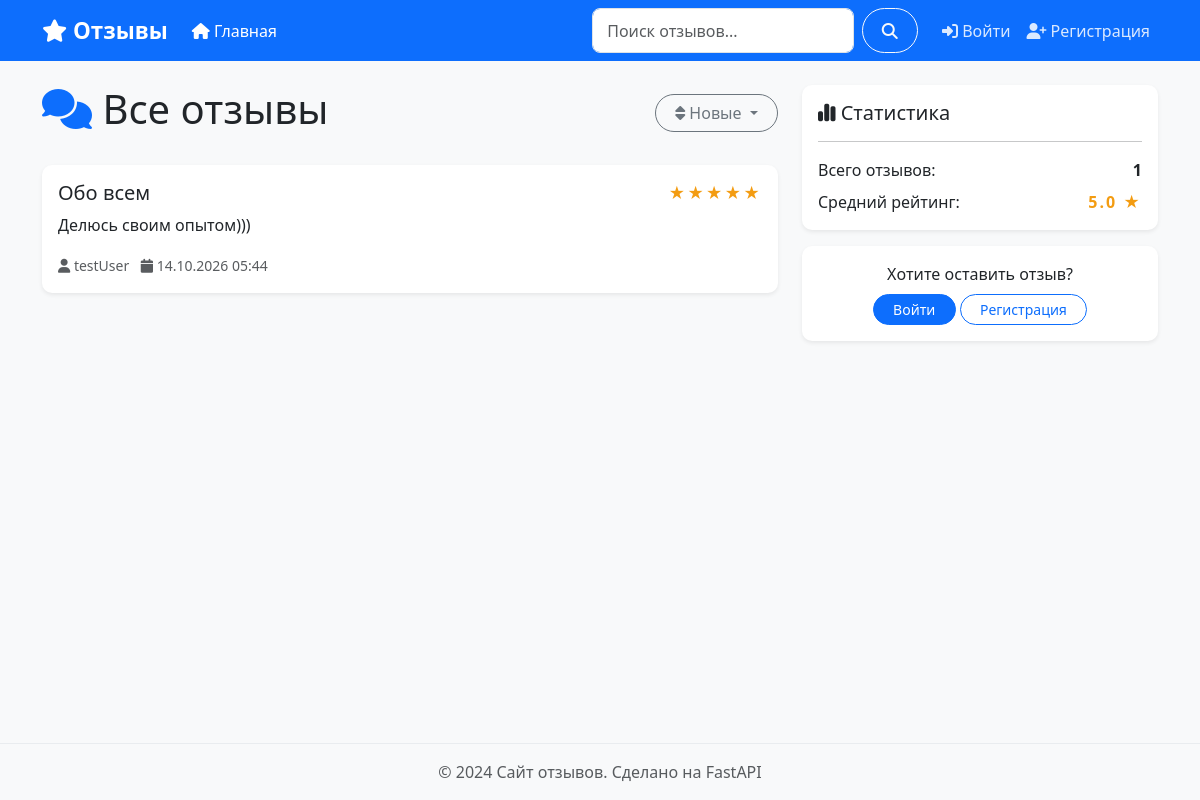
Before: / with the older database file.
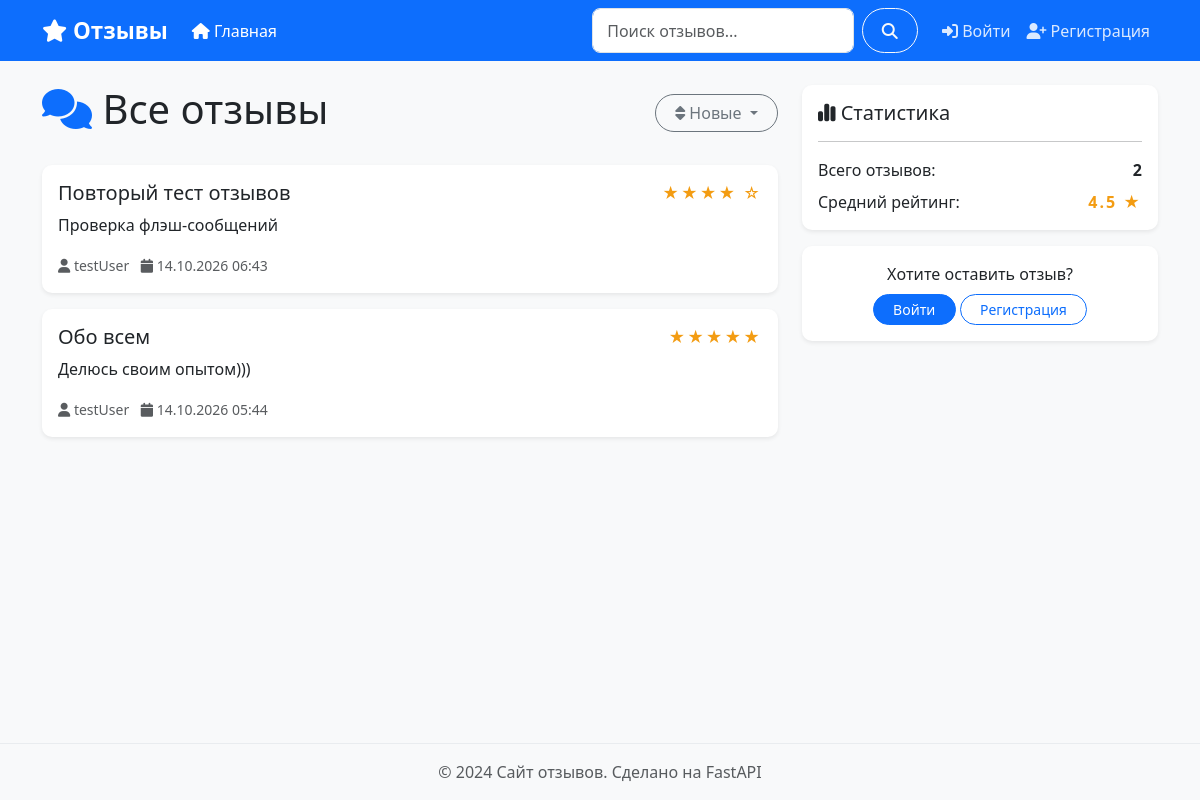
After: the same page with the newer database file.
### app/models.py (models this page shows)
class Review(Base):
    __tablename__ = "reviews"
    id = Column(Integer, primary_key=True, index=True)
    title = Column(String(200), nullable=False)
    content = Column(Text, nullable=False)
    rating = Column(Integer, nullable=True)
    created_at = Column(DateTime(timezone=True), server_default=func.now())
    updated_at = Column(DateTime(timezone=True), onupdate=func.now())
    user_id = Column(
        Integer,
        ForeignKey("users.id", ondelete="CASCADE"),
        nullable=False
    )
    author = relationship("User", back_populates="reviews")

class User(Base):
    __tablename__ = "users"
    id = Column(Integer, primary_key=True, index=True)
    username = Column(String(50), unique=True, index=True, nullable=False)
    email = Column(String(100), unique=True, index=True, nullable=True)
    hashed_password = Column(String(255), nullable=False)
    is_active = Column(Boolean, default=True, nullable=False)
    created_at = Column(DateTime(timezone=True), server_default=func.now())
    reviews = relationship(
        "Review",
        back_populates="author",
        cascade="all, delete-orphan"
    )

### app/routers/pages.py (the view)
@router.get('/', response_class=HTMLResponse)
async def home(request: Request, page: int = 1, sort: str = 'new',
               db: Session = Depends(get_db)):
    pagination = get_reviews_paginated(db, page=page, per_page=5, sort=sort)
    stats = get_reviews_stats(db)
    return request.state.templates.TemplateResponse(
        'index.html',
        _ctx(request, {
            'reviews': pagination['items'],
            'pagination': pagination,
            'stats': stats,
            'sort': sort,
            'current_page': 'home'
        })
    )

### templates/index.html (shortened to what this page needs)
{% extends "base.html" %}
{% block content %}
<div class="row">
    <div class="col-lg-8">
        <div class="d-flex justify-content-between align-items-center mb-4">
            <h1><i class="fas fa-comments text-primary"></i> Все отзывы</h1>
            <div class="dropdown">
                <button class="btn btn-outline-secondary dropdown-toggle" data-bs-toggle="dropdown">
                    <i class="fas fa-sort"></i>
                    {% if sort == 'new' %}Новые
                    {% elif sort == 'old' %}Старые
                    {% elif sort == 'rating_high' %}Высокий рейтинг
                    {% elif sort == 'rating_low' %}Низкий рейтинг
                    {% endif %}
                </button>
            </div>
        </div>
        {% if reviews %}
            {% for review in reviews %}
            <div class="card mb-3 shadow-sm">
                <div class="card-body">
                    <div class="d-flex justify-content-between align-items-start">
                        <h5 class="card-title mb-0">
                            <a href="/reviews/{{ review.id }}" class="text-decoration-none text-dark">
                                {{ review.title }}
                            </a>
                        </h5>
                        <div class="text-warning">
                            {% for _ in range(review.rating) %}★{% endfor %}
                            {% for _ in range(5 - review.rating) %}☆{% endfor %}
                        </div>
                    </div>
                    <p class="card-text mt-2">{{ review.content|truncate(250) }}</p>
                    <small class="text-muted">
                        <i class="fas fa-user"></i> {{ review.author.username }}
                        <i class="fas fa-calendar ms-2"></i>
                        {{ review.created_at.strftime('%d.%m.%Y %H:%M') }}
                    </small>
                </div>
            </div>
            {% endfor %}
        {% else %}
            <div class="alert alert-info">
                <i class="fas fa-info-circle"></i> Пока нет отзывов.
                {% if user %}<a href="/reviews/new">Напишите первый!</a>
                {% else %}<a href="/auth/login">Войдите</a>, чтобы написать отзыв.{% endif %}
            </div>
        {% endif %}
    </div>
    <div class="col-lg-4">
        <div class="card shadow-sm">
            <div class="card-body">
                <h5><i class="fas fa-chart-simple"></i> Статистика</h5>
                <hr>
                <div class="d-flex justify-content-between">
                    <span>Всего отзывов:</span>
                    <span class="fw-bold">{{ stats.total }}</span>
                </div>
                <div class="d-flex justify-content-between mt-2">
                    <span>Средний рейтинг:</span>
                    <span class="fw-bold text-warning">
                        {{ stats.avg_rating }} ★
                    </span>
                </div>
            </div>
        </div>
        {% if not user %}
        <div class="card shadow-sm mt-3">
            <div class="card-body text-center">
                <p class="mb-2">Хотите оставить отзыв?</p>
                <a href="/auth/login" class="btn btn-primary btn-sm">Войти</a>
                <a href="/auth/register" class="btn btn-outline-primary btn-sm">Регистрация</a>
            </div>
        </div>
        {% endif %}
    </div>
</div>
{% endblock %}

### templates/base.html (shortened to what this page needs)
<!DOCTYPE html>
<html lang="ru">
<head>
    <link href="https://cdn.jsdelivr.net/npm/bootstrap@5.3.0/dist/css/bootstrap.min.css" rel="stylesheet">
    <link rel="stylesheet" href="https://cdnjs.cloudflare.com/ajax/libs/font-awesome/6.4.0/css/all.min.css">
    <link rel="stylesheet" href="/static/style.css">
</head>
<body>
    <nav class="navbar navbar-expand-lg navbar-dark bg-primary">
        <div class="container">
            <a class="navbar-brand" href="/">
                <i class="fas fa-star"></i> Отзывы
            </a>
            <div class="collapse navbar-collapse" id="navContent">
                <ul class="navbar-nav me-auto">
                    <li class="nav-item">
                        <a class="nav-link {% if current_page == 'home' %}active{% endif %}" href="/">
                            <i class="fas fa-home"></i> Главная
                        </a>
                    </li>
                </ul>
                <form class="d-flex me-3" action="/search" method="get">
                    <input class="form-control me-2" type="search" name="q"
                           placeholder="Поиск отзывов..."
                           value="{{ query if query else '' }}">
                    <button class="btn btn-outline-light" type="submit">
                        <i class="fas fa-search"></i>
                    </button>
                </form>
                <ul class="navbar-nav">
                    {% if user %}
                    <li class="nav-item">
                        <span class="nav-link">
                            <i class="fas fa-user"></i> {{ user.username }}
                        </span>
                    </li>
                    <li class="nav-item">
                        <a class="nav-link" href="/auth/logout">
                            <i class="fas fa-sign-out-alt"></i> Выйти
                        </a>
                    </li>
                    {% else %}
                    <li class="nav-item">
                        <a class="nav-link" href="/auth/login">
                            <i class="fas fa-sign-in-alt"></i> Войти
                        </a>
                    </li>
                    <li class="nav-item">
                        <a class="nav-link" href="/auth/register">
                            <i class="fas fa-user-plus"></i> Регистрация
                        </a>
                    </li>
                    {% endif %}
                </ul>
            </div>
        </div>
    </nav>
    <main class="container py-4">
        {% block content %}{% endblock %}
    </main>
    <footer class="bg-light py-3 mt-5">
        <div class="container text-center">
            <p class="text-muted mb-0">© 2024 Сайт отзывов. Сделано на FastAPI</p>
        </div>
    </footer>
</body>
</html>

### static/style.css (style rules this page uses)
body { background-color: #f8f9fa; min-height: 100vh; display: flex; flex-direction: column; }
main { flex: 1; }
.card { transition: transform 0.2s ease, box-shadow 0.2s ease; border: none; border-radius: 10px; }
.card-title { color: #2c3e50; }
.text-warning { color: #f39c12 !important; letter-spacing: 2px; }
.btn { border-radius: 25px; padding-left: 1.2rem; padding-right: 1.2rem; transition: all 0.2s ease; }
.btn-sm { border-radius: 20px; }
.navbar-brand { font-weight: 700; font-size: 1.4rem; }
.navbar-dark .navbar-nav .nav-link { color: rgba(255, 255, 255, 0.85); transition: color 0.2s ease; }
.navbar-dark .navbar-nav .nav-link:hover, .navbar-dark .navbar-nav .nav-link.active { color: #fff; font-weight: 500; }
.form-control, .form-select { border-radius: 8px; border: 1px solid #dee2e6; padding: 0.6rem 0.9rem; transition: border-color 0.2s, box-shadow 0.2s; }
footer { margin-top: auto; border-top: 1px solid #e9ecef; }
.card { animation: fadeIn 0.3s ease; }

Changed rows visible on the page:
added Review: title "Повторый тест отзывов", rating 4 (drawn), content "Проверка флэш-сообщений", author.username "testUser", created_at "14.10.2026 06:43"
Other visible differences:
{{ stats.total }}: "1" → "2"
{{ stats.avg_rating }}: "5.0" → "4.5"
